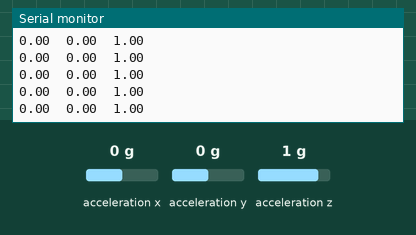
Recording of a sketch running on a simulated Arduino Nano 33 BLE. On the bench: the last lines printed to the serial monitor. The inputs (shaded band) are chosen by the test bench; at power-on: acceleration x 0 g, acceleration y 0 g, acceleration z 1 g. Nothing arrives over Bluetooth unless stated; a phone connects over Bluetooth LE 3 s after start.

Above: at 3.8 s.
3.9 s: acceleration x set to -1.4 g
At 4.4 s:
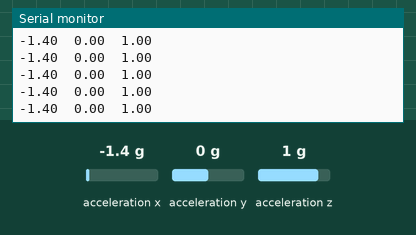
5.4 s: acceleration y set to -1.4 g
At 5.9 s:
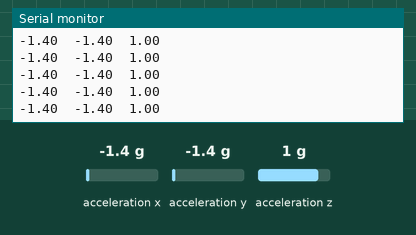

The sketch:

Full.ino
```cpp
#include <ArduinoBLE.h>
#include <Arduino_BMI270_BMM150.h>

// BLE Service
BLEService imuService("19B10000-E8F2-537E-4F6C-D104768A1214");

// Characteristics for X, Y, Z acceleration
BLEStringCharacteristic accelXCharacteristic(
  "19B10001-E8F2-537E-4F6C-D104768A1214",
  BLERead | BLENotify,
  60
);

BLEStringCharacteristic accelYCharacteristic(
  "19B10002-E8F2-537E-4F6C-D104768A1214",
  BLERead | BLENotify,
  60
);

BLEStringCharacteristic accelZCharacteristic(
  "19B10003-E8F2-537E-4F6C-D104768A1214",
  BLERead | BLENotify,
  60
);

void setup() {
  Serial.begin(9600);

  if (!BLE.begin()) {
    Serial.println("BLE failed to start!");
    while (1);
  }

  if (!IMU.begin()) {
    Serial.println("IMU failed to start!");
    while (1);
  }

  String mac = BLE.address();  // "AA:BB:CC:DD:EE:FF"

  byte macBytes[6];
  int values[6];

  // Parse the MAC string
  sscanf(mac.c_str(), "%x:%x:%x:%x:%x:%x",
        &values[0], &values[1], &values[2],
        &values[3], &values[4], &values[5]);

  for (int i = 0; i < 6; i++) {
    macBytes[i] = (byte)values[i];
  }

  // Put MAC in manufacturer data
  BLE.setManufacturerData(macBytes, 6);

  // Build device name with MAC
  String deviceName = "Arduino";

  BLE.setLocalName(deviceName.c_str());
  BLE.setAdvertisedService(imuService);

  imuService.addCharacteristic(accelXCharacteristic);
  imuService.addCharacteristic(accelYCharacteristic);
  imuService.addCharacteristic(accelZCharacteristic);


  BLE.addService(imuService);

  BLE.advertise();

  Serial.print("BLE IMU Peripheral started as: ");
  Serial.println(deviceName);
  Serial.print("MAC Address: ");
  Serial.println(mac);

  Serial.print("Accelerometer sample rate = ");
  Serial.print(IMU.accelerationSampleRate());
  Serial.println(" Hz");
}

void loop() {
  BLEDevice central = BLE.central();

  if (central) {
    Serial.print("Connected to: ");
    Serial.println(central.address());

    while (central.connected()) {
      float x, y, z;

      BLE.poll();

      if (IMU.accelerationAvailable()) {
        IMU.readAcceleration(x, y, z);

        accelXCharacteristic.writeValue(String(x));
        accelYCharacteristic.writeValue(String(y));
        accelZCharacteristic.writeValue(String(z));

        Serial.print(x);
        Serial.print("\t");
        Serial.print(y);
        Serial.print("\t");
        Serial.println(z);
      }
    }

    Serial.print("Disconnected from: ");
    Serial.println(central.address());
  }
}
```

Measured:
- after the input at 3.9 s, the serial monitor: prints a new line at once (image 1)
- after the input at 5.4 s, the serial monitor: prints a new line at once (image 2)
